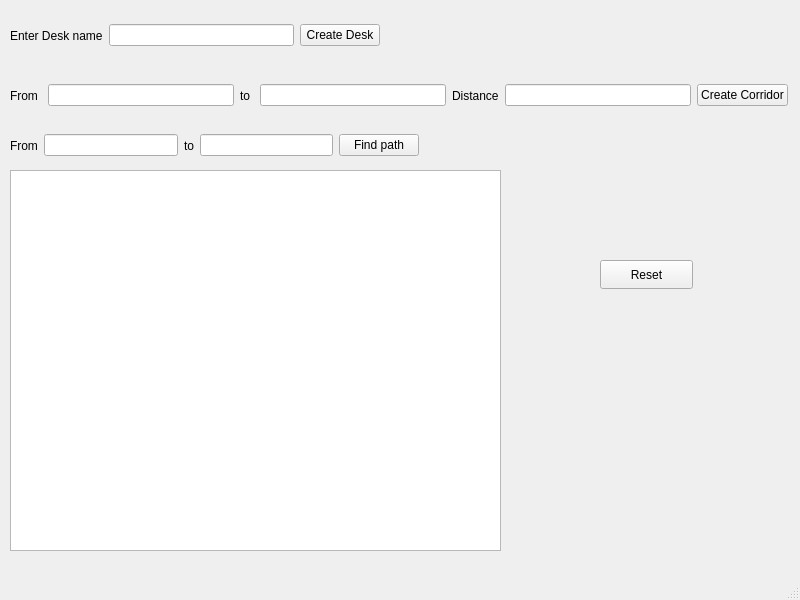
<?xml version="1.0" encoding="UTF-8"?>
<ui version="4.0">
 <class>MainWindow</class>
 <widget class="QMainWindow" name="MainWindow">
  <property name="geometry">
   <rect>
    <x>0</x>
    <y>0</y>
    <width>800</width>
    <height>600</height>
   </rect>
  </property>
  <property name="windowTitle">
   <string>MainWindow</string>
  </property>
  <widget class="QWidget" name="centralwidget">
   <widget class="QTextBrowser" name="textBrowserDisplay">
    <property name="geometry">
     <rect>
      <x>10</x>
      <y>170</y>
      <width>491</width>
      <height>381</height>
     </rect>
    </property>
   </widget>
   <widget class="QPushButton" name="ResetButton">
    <property name="geometry">
     <rect>
      <x>600</x>
      <y>260</y>
      <width>93</width>
      <height>29</height>
     </rect>
    </property>
    <property name="text">
     <string>Reset</string>
    </property>
   </widget>
   <widget class="QWidget" name="layoutWidget">
    <property name="geometry">
     <rect>
      <x>10</x>
      <y>130</y>
      <width>409</width>
      <height>31</height>
     </rect>
    </property>
    <layout class="QHBoxLayout" name="horizontalLayout_3">
     <item>
      <widget class="QLabel" name="label_5">
       <property name="text">
        <string>From</string>
       </property>
      </widget>
     </item>
     <item>
      <widget class="QLineEdit" name="lineEditSourceDesk"/>
     </item>
     <item>
      <widget class="QLabel" name="label_6">
       <property name="text">
        <string>to</string>
       </property>
      </widget>
     </item>
     <item>
      <widget class="QLineEdit" name="lineEditTargetDesk"/>
     </item>
     <item>
      <widget class="QPushButton" name="buttonFindPath">
       <property name="text">
        <string>Find path</string>
       </property>
      </widget>
     </item>
    </layout>
   </widget>
   <widget class="QWidget" name="layoutWidget">
    <property name="geometry">
     <rect>
      <x>10</x>
      <y>80</y>
      <width>778</width>
      <height>31</height>
     </rect>
    </property>
    <layout class="QHBoxLayout" name="horizontalLayout">
     <item>
      <widget class="QLabel" name="label">
       <property name="text">
        <string>From </string>
       </property>
      </widget>
     </item>
     <item>
      <widget class="QLineEdit" name="lineEditDesk1"/>
     </item>
     <item>
      <widget class="QLabel" name="label_2">
       <property name="text">
        <string>to </string>
       </property>
      </widget>
     </item>
     <item>
      <widget class="QLineEdit" name="lineEditDesk2"/>
     </item>
     <item>
      <widget class="QLabel" name="label_3">
       <property name="text">
        <string>Distance</string>
       </property>
      </widget>
     </item>
     <item>
      <widget class="QLineEdit" name="lineEditDistance"/>
     </item>
     <item>
      <widget class="QPushButton" name="buttonCreateLink">
       <property name="text">
        <string>Create Corridor</string>
       </property>
      </widget>
     </item>
    </layout>
   </widget>
   <widget class="QWidget" name="layoutWidget">
    <property name="geometry">
     <rect>
      <x>10</x>
      <y>20</y>
      <width>370</width>
      <height>31</height>
     </rect>
    </property>
    <layout class="QHBoxLayout" name="horizontalLayout_2">
     <item>
      <widget class="QLabel" name="label_4">
       <property name="text">
        <string>Enter Desk name</string>
       </property>
      </widget>
     </item>
     <item>
      <widget class="QLineEdit" name="lineEditDeskName"/>
     </item>
     <item>
      <widget class="QPushButton" name="buttonCreateDesk">
       <property name="text">
        <string>Create Desk</string>
       </property>
      </widget>
     </item>
    </layout>
   </widget>
  </widget>
  <widget class="QMenuBar" name="menubar">
   <property name="geometry">
    <rect>
     <x>0</x>
     <y>0</y>
     <width>800</width>
     <height>22</height>
    </rect>
   </property>
  </widget>
  <widget class="QStatusBar" name="statusbar"/>
 </widget>
 <resources/>
 <connections/>
</ui>
